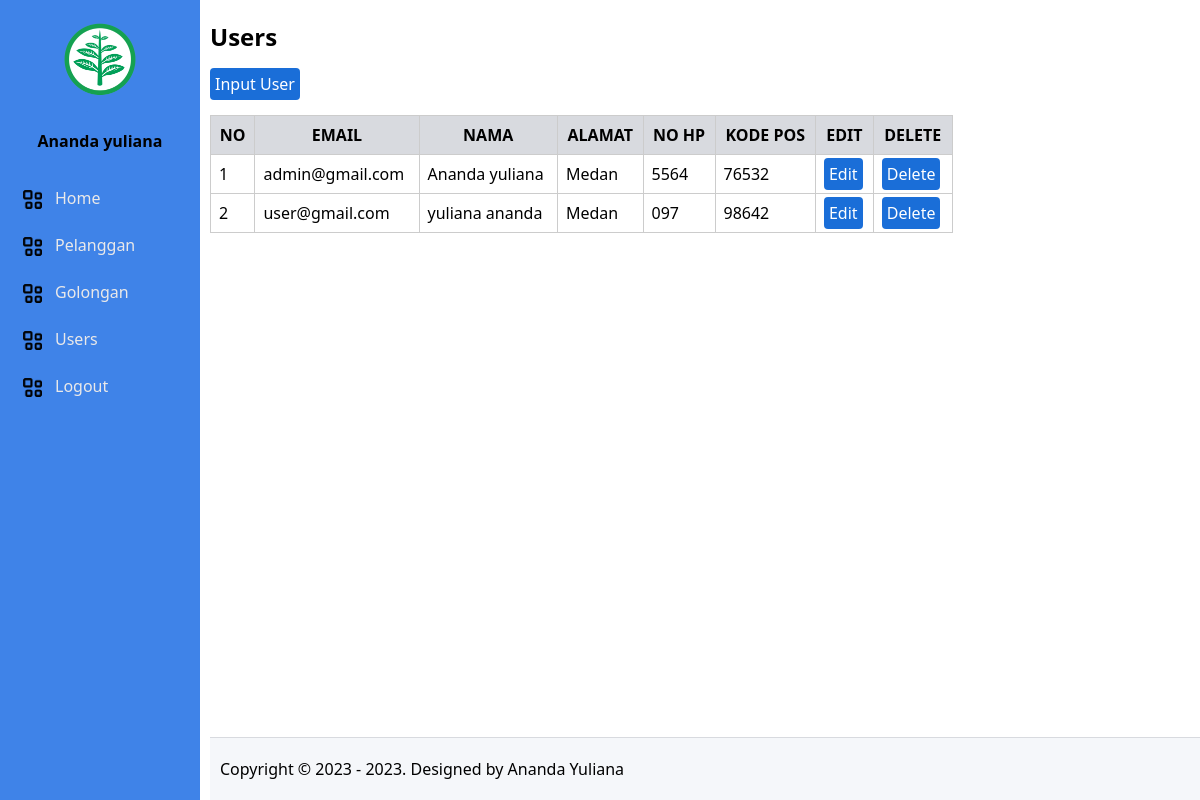
The app's page /users (signed in) with its own data.
### tables this page shows
CREATE TABLE tb_users (
	user_id INT(11) NOT NULL AUTO_INCREMENT,
	user_email VARCHAR(50) NOT NULL,
	user_password VARCHAR(100) NOT NULL,
	user_nama VARCHAR(100) NOT NULL,
    user_alamat TEXT DEFAULT NULL,
    user_hp VARCHAR(25) DEFAULT NULL,
    user_pos VARCHAR(5) DEFAULT NULL,
    user_role TINYINT(2),
    user_aktif TINYINT(2),
	created_at TIMESTAMP DEFAULT CURRENT_TIMESTAMP,
	updated_at DATETIME DEFAULT NULL,
	PRIMARY KEY(user_id),
	UNIQUE KEY(user_email)
);

### app/core/Controller.php (called while the page is built, shortened)
<?php
class Controller
{
	public function dashboard($view, $data = [])
	{
		require_once ROOT . "layouts/dashboard.php";
	}
}

### app/controllers/Users.php (called while the page is built, shortened)
<?php
class Users extends Controller
{
	public object $model;
	public function __construct()
	{
		$this->model = new \App\Models\User();
	}
	public function index()
	{
		$data['rows'] = $this->model->show();
		$this->dashboard('users/index', $data);
	}
}

### index.php (called while the page is built, shortened)
<?php
new App\Core\Bootstrap();

### app/core/Model.php (called while the page is built, shortened)
<?php
class Model
{
	public function __construct()
	{
		try {
			$this->db = new PDO("mysql:host=localhost;dbname=peln", "root", "");
		} catch (Exception $e) {
			die("error! " . $e->getMessage());
		}
	}
}

### app/models/User.php (called while the page is built, shortened)
<?php
class User extends Model
{
      public function show()
      {
            $query = "SELECT * FROM tb_users";
            $stmt = $this->db->prepare($query);
            $stmt->execute();
            return $this->selects($stmt);
      }
}

### app/views/users/index.php (the view)
<h2>Users</h2>
<a href="<?php echo URL; ?>/users/input" class="btn">Input User</a>
<table>
      <tr>
            <th>NO</th>
            <th>EMAIL</th>
            <th>NAMA</th>
            <th>ALAMAT</th>
            <th>NO HP</th>
            <th>KODE POS</th>
            <th>EDIT</th>
            <th>DELETE</th>
      </tr>
      <?php $no = 1;
      foreach ($data['rows'] as $row) { ?>
            <tr>
                  <td><?php echo $no; ?></td>
                  <td><?php echo $row['user_email']; ?></td>
                  <td><?php echo $row['user_nama']; ?></td>
                  <td><?php echo $row['user_alamat']; ?></td>
                  <td><?php echo $row['user_hp']; ?></td>
                  <td><?php echo $row['user_pos']; ?></td>
                  <td><a href="<?php echo URL; ?>/users/edit/<?php echo $row['user_id']; ?>" class="btn">Edit</a></td>
                  <td><a href="<?php echo URL; ?>/users/delete/<?php echo $row['user_id']; ?>" class="btn" onclick="return confirm('Are you sure?')">Delete</a></td>
            </tr>
      <?php $no++;
      } ?>
</table>

### app/core/Bootstrap.php (shortened to what this page needs)
<?php
class Bootstrap
{
	public function __construct()
	{
		if (isset($_GET['page'])) {
			$url = filter_var($_GET['page'], FILTER_SANITIZE_URL);
			$url = str_replace(' ', '', $url);
			$url = explode('/', $url);
			$page = ucfirst(array_shift($url));
			if (file_exists(ROOT . "app/controllers/" . $page . ".php")) {
				$controller = new $class;
				if ($url != null) {
					$action = array_shift($url);
				} else {
					$action = "";
				}
				if (method_exists($controller, $action)) {
					$params = array_values($url);
					if (!empty($params)) {
						call_user_func_array(array($controller, $action), $params);
					} else {
						$controller->{$action}(@$url);
					}
				} else {
					$controller->index();
				}
			} else {
				$class = "App\\Core\\Error";
				$controller = new $class();
				$controller->fileNotFound();
			}
		} else {
			$class = "App\\Controllers\\Index";
			$controller = new $class();
			$controller->index();
		}
	}
}

### layouts/dashboard.php (shortened to what this page needs)
<!DOCTYPE html>
<html lang="en">
<head>
	<link rel="stylesheet" href="<?php echo AST; ?>/datatables/datatables.min.css">
	<link rel="stylesheet" href="<?php echo AST; ?>/css/style.css">
</head>
<body>
	<aside>
		<header>
			<img src="<?php echo AST; ?>/img/oke1.png" class="brand">
			<div class="user"><?php echo $_SESSION['user_nama']; ?></div>
		</header>
		<nav>
			<ul>
				<li>
					<a href="<?php echo URL; ?>/dashboard">
						<img class="icon" src="<?php echo AST; ?>/img/menu.png" alt=""> Home
					</a>
				</li>
				<li>
					<a href="<?php echo URL; ?>/pelanggan">
						<img class="icon" src="<?php echo AST; ?>/img/menu.png" alt=""> Pelanggan
					</a>
				</li>
				<li>
					<a href="<?php echo URL; ?>/golongan">
						<img class="icon" src="<?php echo AST; ?>/img/menu.png" alt=""> Golongan
					</a>
				</li>
				<?php if($_SESSION['user_role'] < 2) { ?>
					<li>
						<a href="<?php echo URL; ?>/users">
							<img class="icon" src="<?php echo AST; ?>/img/menu.png" alt=""> Users
						</a>
					</li>
				<?php } ?>
				<li>
					<a href="<?php echo URL; ?>/dashboard/logout">
						<img class="icon" src="<?php echo AST; ?>/img/menu.png" alt=""> Logout
					</a>
				</li>
			</ul>
		</nav>
	</aside>
	<main>
		<article>
			<?php require_once ROOT . "app/views/" . $view . ".php"; ?>
		</article>
		<footer>
			Copyright &copy; 2023 - <?php echo date('Y'); ?>. Designed by Ananda Yuliana
		</footer>
	</main>
</body>
</html>

### layouts/assets/css/style.css (style rules this page uses)
body { font-family: 'Segoe UI', Tahoma, Geneva, Verdana, sans-serif; margin: 0; }
a { text-decoration: none; }
aside { height: 100%; width: 200px; position: fixed; top: 0; left: 0; background-color: #3f83e8; }
header { text-align: center; padding: 20px 0; }
.brand { width: 80px; }
.user { font-weight: bold; padding-top: 10px; }
main { margin-left: 210px; }
article { width: 75%; }
nav ul { list-style-type: none; margin: 0; padding: 0; }
nav a { padding: 10px 20px; margin: 5px 0 5px 0; display: block; color: #eae9e9; }
nav .icon { width: 25px; float: left; padding-right: 10px; }
table { margin-top: 20px !important; border: 1px solid #cccccc; border-collapse: collapse; width: 100%; }
table th { border: 1px solid #cccccc; padding: 8px; background-color: #d8dadf; }
table td { border: 1px solid #cccccc; padding: 8px; }
.btn { background-color: #1a6ed8; border-radius: 4px; color: #ffffff; padding: 5px; }
footer { position: fixed; bottom: 0px; padding: 20px 0 20px 10px; background-color: #f5f7fa; width: 100%; border-top: 1px solid #d8dadf; }

### records on screen
tb_users: user_email "admin@gmail.com", user_nama "Ananda yuliana", user_alamat "Medan", user_hp "5564", user_pos "76532"
tb_users: user_email "user@gmail.com", user_nama "yuliana ananda", user_alamat "Medan", user_hp "097", user_pos "98642"

### other values on screen
$_SESSION['user_nama'] "Ananda yuliana"
